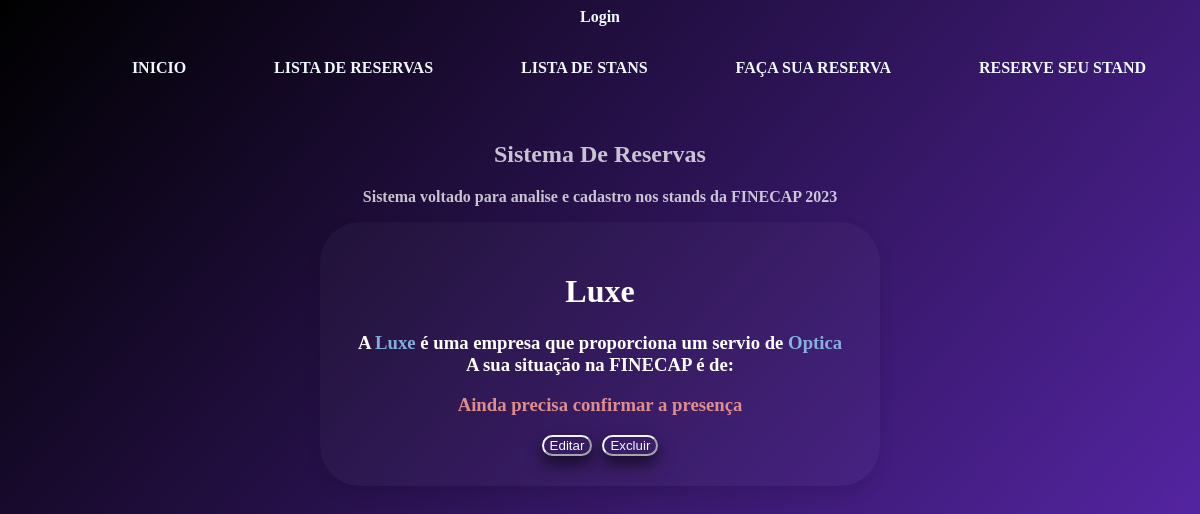
Page /reserva/2 on the earlier database version.
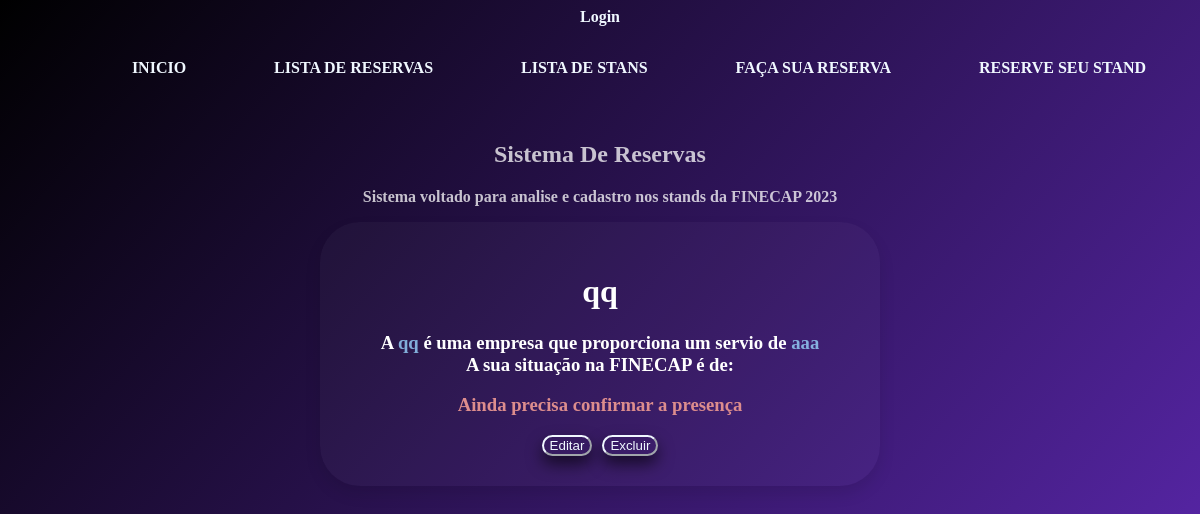
Same page on the later database version.
### reservas/models.py (models this page shows)
class Reserva(models.Model):
    cnpj = models.CharField(max_length=50)
    nome_empresa = models.CharField(max_length=100)
    categoria_empresa = models.CharField(max_length=100)
    quitado = models.BooleanField()
    objects = models.Manager()
    def __str__(self):
        return self.nome_empresa

### reservas/views.py (the view)
# urls.py: path('reserva/<int:pk>',DetalheReservaView.as_view(), name='reserva'),
class DetalheReservaView(generic.DetailView):
    model = Reserva
    template_name = 'core/reserva_detail.html'

### reservas/templates/core/reserva_detail.html (shortened to what this page needs)
{% extends 'base.html' %}
{% block center %}
<body>
    <div class="caixa">
        <h1>{{reserva.nome_empresa}}</h1>
        {% if reserva.quitado %}
        <h3>A <span style="color: rgba(147, 205, 246, 0.835);">{{reserv1a.nome_empresa}}</span> é uma empresa que
            proporciona
            um servio de <span style="color: rgba(147, 205, 246, 0.835);">{{reserva.categoria_empresa}}</span> <br> A
            sua
            situação na FINECAP é de: </h3>
        <h3 style="color: rgb(169, 221, 141);">Presença Confirmada</h3>
        {% else %}
        <h3>A <span style="color: rgba(147, 205, 246, 0.835);">{{reserva.nome_empresa}}</span> é uma empresa que
            proporciona
            um servio de <span style="color: rgba(147, 205, 246, 0.835);">{{reserva.categoria_empresa}}</span> <br> A
            sua
            situação na FINECAP é de: </h3>
        <h3 style="color: rgb(221, 141, 141);">Ainda precisa confirmar a presença</h3>
        {% endif %}
        <div>
            <a href="{% url 'editar' pk=reserva.id %}"><button type="button">Editar</button>
        </a>
        <a href="{% url 'excluir' pk=reserva.id %}"><button type="button">Excluir</button>
    </a></div>
    </div>
</body>
{% endblock center %}

Differences in the rows shown:
changed Reserva: nome_empresa "Luxe" → "qq"; categoria_empresa "Optica" → "aaa"
